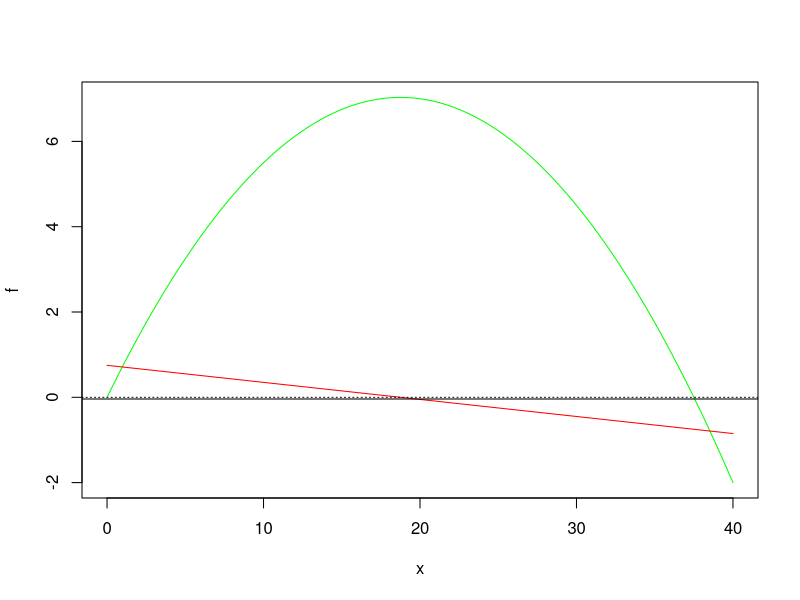

This chart was generated by the following R code:
#TOC
#1. solving for zero
#2. second derivative test

#1. solving for zero
library(Deriv)
f<- function(x) -0.02*x^2+0.75*x
plot(f,xlim=c(0,40),col='green')
f.prime<- Deriv(f)
f.prime
curve(f.prime,col='red',add=TRUE)
abline(h=0,lty=3)




##does f.prime =0 at the critical value? Yes.

##use uniroot() to solve for zero
critical.points <- uniroot(f.prime,interval=c(15,25))$root#uniroot searches tehe given interval
#to ifnd where the function equals zero


##find the extreme value by plugging the critical point into f
f(critical.points)


#2. second derivative test
f.prime.prime <- Deriv(f.prime)
f.prime.prime

abline(h=-0.04)

## 2 D.T says
### if f'(x) = 0 and f''(x) > 0, then f(x) is a local min
### if f'(x) = 0 and f''(X) < 0, then f(x) is local max
#Here, f.prime.prime=-0.04 which is always <0 so f(18.75) is a local max
